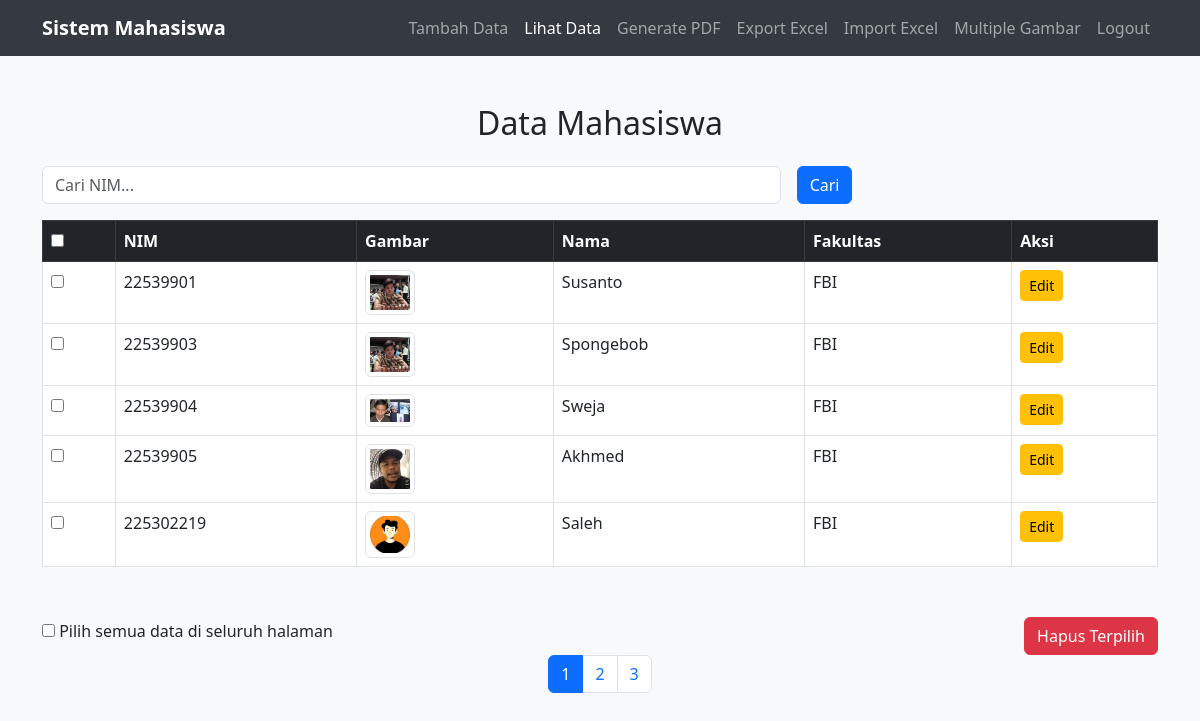
Screenshot of / (signed in) with the database file from the repository.
### tables this page shows
CREATE TABLE `firdaus` (
  `NIM` bigint(20) NOT NULL,
  `NAMA` varchar(50) NOT NULL,
  `FAKULTAS` varchar(50) NOT NULL,
  `gambar` varchar(255) DEFAULT NULL,
  `tanggal_input` date DEFAULT NULL
);

### index.php (the view, shortened to what this page needs)
<?php
$conn = new mysqli("localhost", "root", "", "gusti");
$limit = 5;
$page = isset($_GET['page']) ? (int)$_GET['page'] : 1;
$offset = ($page - 1) * $limit;
$search = isset($_GET['search']) ? trim($_GET['search']) : '';
$sql_base = "FROM firdaus";
$sql_count = "SELECT COUNT(*) AS total " . $sql_base;
$result_count = $conn->query($sql_count);
$total_rows = $result_count->fetch_assoc()['total'];
$total_pages = ceil($total_rows / $limit);
$sql = "SELECT * " . $sql_base . " LIMIT $limit OFFSET $offset";
$result = $conn->query($sql);
?>
<!DOCTYPE html>
<html lang="en">
<head>
    <link href="https://cdn.jsdelivr.net/npm/bootstrap@5.3.0-alpha1/dist/css/bootstrap.min.css" rel="stylesheet">
</head>
<body>
    <nav class="navbar navbar-expand-lg navbar-dark">
        <div class="container">
            <a class="navbar-brand" href="#">Sistem Mahasiswa</a>
            <div class="collapse navbar-collapse" id="navbarNav">
                <ul class="navbar-nav ms-auto">
                    <li class="nav-item"><a class="nav-link" href="form_input.php">Tambah Data</a></li>
                    <li class="nav-item"><a class="nav-link active" href="index.php">Lihat Data</a></li>
                    <li class="nav-item"><a class="nav-link" href="filter.php">Generate PDF</a></li>
                    <li class="nav-item"><a class="nav-link" href="export_excel.php">Export Excel</a></li>
                    <li class="nav-item"><a class="nav-link" href="import_excel.php">Import Excel</a></li>
                    <li class="nav-item"><a class="nav-link" href="index1.php">Multiple Gambar</a></li>
                    <li class="nav-item"><a class="nav-link" href="logout.php">Logout</a></li>
                </ul>
            </div>
        </div>
    </nav>
    <div class="container mt-5">
        <h2 class="text-center mb-4">Data Mahasiswa</h2>
        <form class="row g-3" method="GET" action="index.php">
            <div class="col-md-8">
                <input type="text" class="form-control" name="search" placeholder="Cari NIM..." value="<?= htmlspecialchars($search); ?>">
            </div>
            <div class="col-md-4 d-grid gap-2 d-md-flex justify-content-md-start">
                <button type="submit" class="btn btn-primary">Cari</button>
            </div>
        </form>
<form method="POST" action="index.php">
    <div class="table-responsive">
        <table class="table table-bordered table-hover mt-3">
            <thead class="table-dark">
                <tr>
                    <th>
                        <input type="checkbox" id="select-all">
                    </th>
                    <th>NIM</th>
                    <th>Gambar</th>
                    <th>Nama</th>
                    <th>Fakultas</th>
                    <th>Aksi</th>
                </tr>
            </thead>
            <tbody>
                <?php if ($result->num_rows > 0): ?>
                    <?php while ($row = $result->fetch_assoc()): ?>
                        <tr>
                            <td><input type="checkbox" class="select-item" name="selected_ids[]" value="<?= $row['NIM']; ?>"></td>
                            <td><?= $row['NIM']; ?></td>
                            <td><img src="uploads/<?= $row['gambar']; ?>" class="img-thumbnail" alt="Gambar" width="50" height="50"></td>
                            <td><?= $row['NAMA']; ?></td>
                            <td><?= $row['FAKULTAS']; ?></td>
                            <td>
                                <a href="update.php?nim=<?= $row['NIM']; ?>" class="btn btn-warning btn-sm">Edit</a>
                            </td>
                        </tr>
                    <?php endwhile; ?>
                <?php else: ?>
                    <tr>
                        <td colspan="6" class="text-center">Tidak ada data.</td>
                    </tr>
                <?php endif; ?>
            </tbody>
        </table>
    </div>
    <div class="d-flex justify-content-between align-items-center mt-4">
        <div>
            <input type="checkbox" id="select-all-pages" name="select_all_pages" value="1">
            <label for="select-all-pages">Pilih semua data di seluruh halaman</label>
        </div>
        <button type="submit" name="delete" class="btn btn-danger">Hapus Terpilih</button>
    </div>
<nav>
    <ul class="pagination justify-content-center mb-0">
        <?php for ($i = 1; $i <= $total_pages; $i++): ?>
            <li class="page-item <?= $i == $page ? 'active' : ''; ?>">
                <a class="page-link" href="?page=<?= $i; ?>"><?= $i; ?></a>
            </li>
        <?php endfor; ?>
    </ul>
</nav>
</form>

### index.php (style rules this page uses)
body { background-color: #f8f9fa; }
.navbar { background-color: #343a40; }
.navbar-brand { font-weight: bold; }
.pagination { justify-content: right; }
.btn-danger { margin-top: 10px; }

### rows the page displays
firdaus: NIM "22539901", gambar (picture), NAMA "Susanto", FAKULTAS "FBI"
firdaus: NIM "22539903", gambar (picture), NAMA "Spongebob", FAKULTAS "FBI"
firdaus: NIM "22539904", gambar (picture), NAMA "Sweja", FAKULTAS "FBI"
firdaus: NIM "22539905", gambar (picture), NAMA "Akhmed", FAKULTAS "FBI"
firdaus: NIM "225302219", gambar (picture), NAMA "Saleh", FAKULTAS "FBI"
